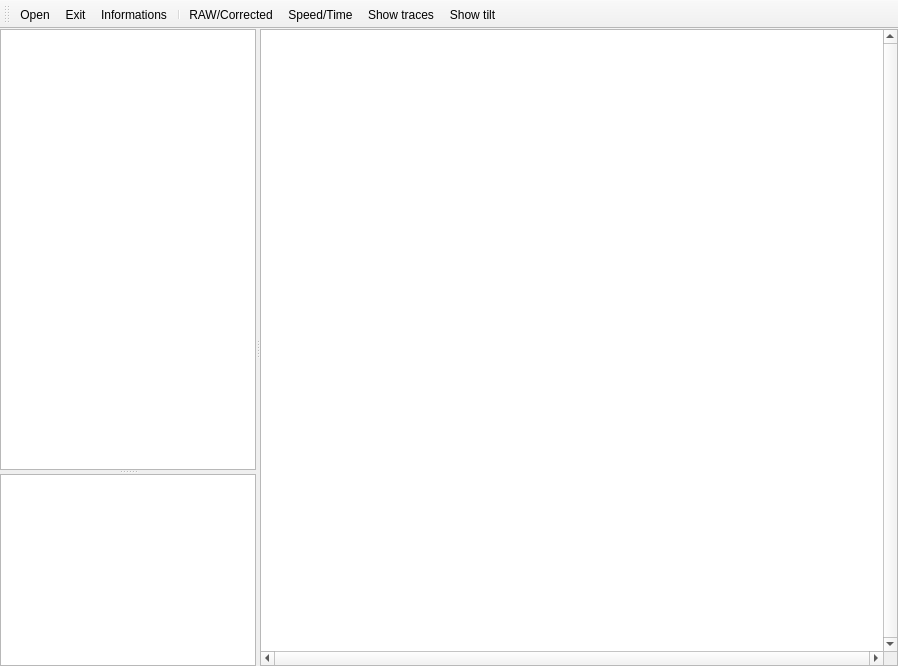
<?xml version="1.0" encoding="UTF-8"?>
<ui version="4.0">
 <class>MainWindow</class>
 <widget class="QMainWindow" name="MainWindow">
  <property name="geometry">
   <rect>
    <x>0</x>
    <y>0</y>
    <width>898</width>
    <height>666</height>
   </rect>
  </property>
  <property name="windowTitle">
   <string>Drawing visualizer</string>
  </property>
  <property name="toolButtonStyle">
   <enum>Qt::ToolButtonFollowStyle</enum>
  </property>
  <property name="animated">
   <bool>false</bool>
  </property>
  <widget class="QWidget" name="centralwidget">
   <layout class="QHBoxLayout" name="horizontalLayout">
    <property name="margin">
     <number>0</number>
    </property>
    <item>
     <widget class="QSplitter" name="splitter_2">
      <property name="orientation">
       <enum>Qt::Horizontal</enum>
      </property>
      <widget class="QSplitter" name="splitter">
       <property name="orientation">
        <enum>Qt::Vertical</enum>
       </property>
       <widget class="QTableView" name="props">
        <property name="sizePolicy">
         <sizepolicy hsizetype="Preferred" vsizetype="Expanding">
          <horstretch>0</horstretch>
          <verstretch>1</verstretch>
         </sizepolicy>
        </property>
        <property name="editTriggers">
         <set>QAbstractItemView::NoEditTriggers</set>
        </property>
        <property name="alternatingRowColors">
         <bool>true</bool>
        </property>
        <property name="sortingEnabled">
         <bool>true</bool>
        </property>
        <attribute name="horizontalHeaderStretchLastSection">
         <bool>true</bool>
        </attribute>
        <attribute name="verticalHeaderVisible">
         <bool>false</bool>
        </attribute>
       </widget>
       <widget class="QPlainTextEdit" name="comments">
        <property name="readOnly">
         <bool>true</bool>
        </property>
       </widget>
      </widget>
      <widget class="QGraphicsView" name="view">
       <property name="sizePolicy">
        <sizepolicy hsizetype="Expanding" vsizetype="Expanding">
         <horstretch>1</horstretch>
         <verstretch>0</verstretch>
        </sizepolicy>
       </property>
       <property name="verticalScrollBarPolicy">
        <enum>Qt::ScrollBarAlwaysOn</enum>
       </property>
       <property name="horizontalScrollBarPolicy">
        <enum>Qt::ScrollBarAlwaysOn</enum>
       </property>
       <property name="renderHints">
        <set>QPainter::Antialiasing|QPainter::TextAntialiasing</set>
       </property>
       <property name="dragMode">
        <enum>QGraphicsView::ScrollHandDrag</enum>
       </property>
       <property name="resizeAnchor">
        <enum>QGraphicsView::AnchorViewCenter</enum>
       </property>
       <property name="optimizationFlags">
        <set>QGraphicsView::DontSavePainterState</set>
       </property>
      </widget>
     </widget>
    </item>
   </layout>
  </widget>
  <widget class="QToolBar" name="toolBar">
   <property name="windowTitle">
    <string>Main toolbar</string>
   </property>
   <attribute name="toolBarArea">
    <enum>TopToolBarArea</enum>
   </attribute>
   <attribute name="toolBarBreak">
    <bool>false</bool>
   </attribute>
   <addaction name="actionOpen"/>
   <addaction name="actionExit"/>
   <addaction name="actionInfo"/>
   <addaction name="separator"/>
   <addaction name="actionRAWCorr"/>
   <addaction name="actionSpeedTime"/>
   <addaction name="actionShowTraces"/>
   <addaction name="actionShowTilt"/>
  </widget>
  <action name="actionOpen">
   <property name="icon">
    <iconset>
     <normaloff>icons/24x24/open.png</normaloff>icons/24x24/open.png</iconset>
   </property>
   <property name="text">
    <string>Open</string>
   </property>
   <property name="shortcut">
    <string>Ctrl+O</string>
   </property>
  </action>
  <action name="actionExit">
   <property name="icon">
    <iconset>
     <normaloff>icons/24x24/exit.png</normaloff>icons/24x24/exit.png</iconset>
   </property>
   <property name="text">
    <string>Exit</string>
   </property>
   <property name="shortcut">
    <string>Ctrl+Q</string>
   </property>
   <property name="menuRole">
    <enum>QAction::QuitRole</enum>
   </property>
  </action>
  <action name="actionRAWCorr">
   <property name="checkable">
    <bool>true</bool>
   </property>
   <property name="icon">
    <iconset>
     <normaloff>icons/24x24/chart_ok.png</normaloff>
     <normalon>icons/24x24/chart_edit.png</normalon>icons/24x24/chart_ok.png</iconset>
   </property>
   <property name="text">
    <string>RAW/Corrected</string>
   </property>
   <property name="shortcut">
    <string>Ctrl+R</string>
   </property>
  </action>
  <action name="actionSpeedTime">
   <property name="checkable">
    <bool>true</bool>
   </property>
   <property name="icon">
    <iconset>
     <normaloff>icons/24x24/color_line.png</normaloff>
     <normalon>icons/24x24/chrono.png</normalon>icons/24x24/color_line.png</iconset>
   </property>
   <property name="text">
    <string>Speed/Time</string>
   </property>
   <property name="toolTip">
    <string>Speed/Time</string>
   </property>
   <property name="shortcut">
    <string>Ctrl+P</string>
   </property>
  </action>
  <action name="actionShowTraces">
   <property name="checkable">
    <bool>true</bool>
   </property>
   <property name="icon">
    <iconset>
     <normaloff>icons/24x24/showhide.png</normaloff>icons/24x24/showhide.png</iconset>
   </property>
   <property name="text">
    <string>Show traces</string>
   </property>
   <property name="toolTip">
    <string>Show traces</string>
   </property>
   <property name="shortcut">
    <string>Ctrl+T</string>
   </property>
  </action>
  <action name="actionShowTilt">
   <property name="checkable">
    <bool>true</bool>
   </property>
   <property name="icon">
    <iconset>
     <normaloff>icons/24x24/angle.png</normaloff>icons/24x24/angle.png</iconset>
   </property>
   <property name="text">
    <string>Show tilt</string>
   </property>
   <property name="shortcut">
    <string>Ctrl+I</string>
   </property>
  </action>
  <action name="actionInfo">
   <property name="icon">
    <iconset>
     <normaloff>icons/24x24/info.png</normaloff>icons/24x24/info.png</iconset>
   </property>
   <property name="text">
    <string>Informations</string>
   </property>
   <property name="toolTip">
    <string>Informations</string>
   </property>
   <property name="menuRole">
    <enum>QAction::AboutRole</enum>
   </property>
  </action>
 </widget>
 <resources/>
 <connections>
  <connection>
   <sender>actionExit</sender>
   <signal>triggered()</signal>
   <receiver>MainWindow</receiver>
   <slot>close()</slot>
   <hints>
    <hint type="sourcelabel">
     <x>-1</x>
     <y>-1</y>
    </hint>
    <hint type="destinationlabel">
     <x>353</x>
     <y>238</y>
    </hint>
   </hints>
  </connection>
 </connections>
</ui>
